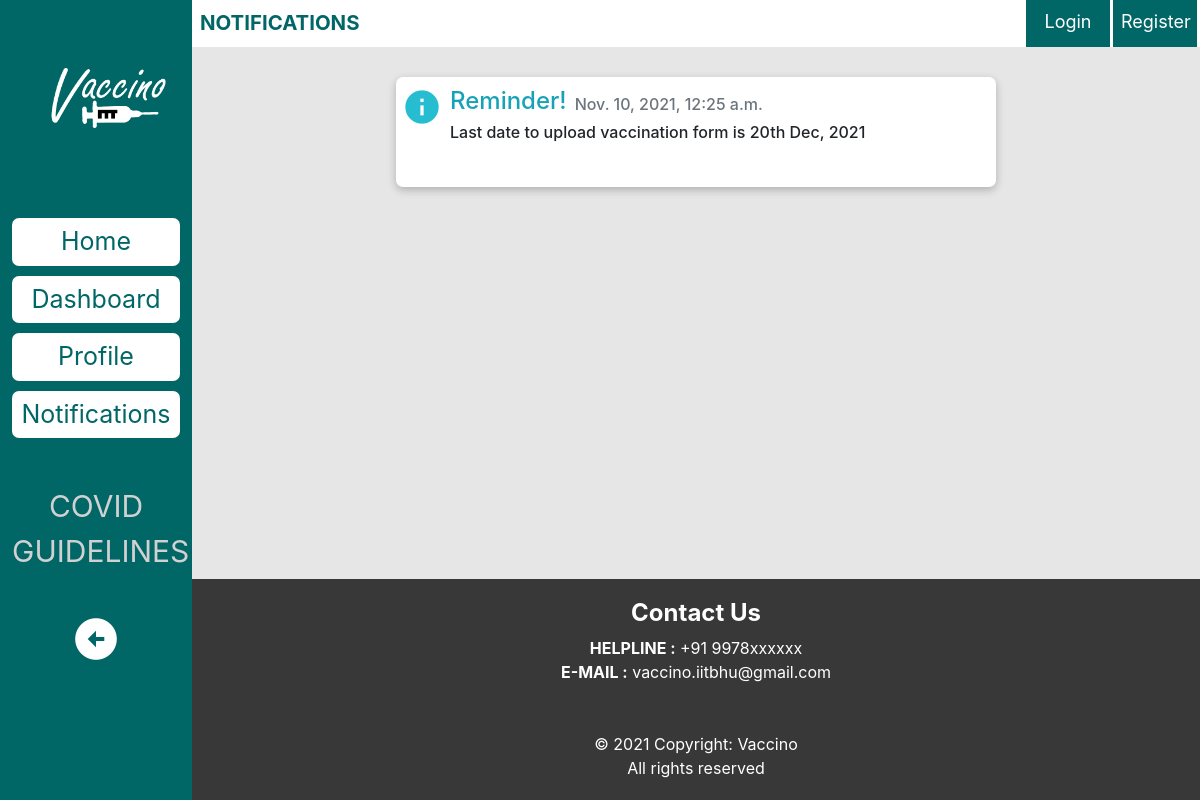
Page /base/notif/ on the committed database.
### base/models.py (models this page shows)
class Notifications(models.Model):
    student2 = models.ForeignKey(User, related_name='student2', on_delete=models.CASCADE, null=True, blank=True)
    message = models.TextField(null=True, blank=True)
    option = models.CharField(max_length=15, blank=True, choices= NOTIF_CHOICES)
    date_notif = models.DateTimeField(null=True, blank=True)

### base/views.py (the view)
# urls.py: path('notif/', views.notif, name='notif'),
def notif(request):
    context = {
        'user_notifs': None,
    }
    user_notifs = Notifications.objects.all().order_by('-date_notif')
    context['user_notifs'] = user_notifs
    return render(request, 'notif.html',context = context)

### base/templates/notif.html
{% extends "base_generic.html" %}
{% load static %}
{% block style %}
<link rel="stylesheet" href="{% static 'css/notif.css' %}">
{% endblock %}
{% block page %}
NOTIFICATIONS
{% endblock%}
{% block content %}
   {% for user_notif in user_notifs %}
      {% if user_notif.student2 == user or not user_notif.student2 %}
      <div class="box">
         {% if user_notif.option == "success" %}
         <i class="material-icons" style="font-size: 40px; color: rgb(0, 202, 27);">check_circle</i>
         {% elif user_notif.option == "error" %}
         <i class="material-icons" style="font-size: 40px; color: red;">warning</i>
         {% elif user_notif.option == "info" %}
         <i class="material-icons" style="font-size: 40px; color: rgb(38, 189, 209);">info</i>
         {% endif %}
         <div class="d-flex flex-column">
            <div class="d-sm-flex">
               {% if user_notif.option == "success" %}
               <div class="h4 ml-2 text-success">Congratulations! </div>
               {% elif user_notif.option == "error" %}
               <div class="h4 ml-2 text-danger">Error! </div>
               {% elif user_notif.option == "info" %}
               <div class="h4 ml-2 text-info">Reminder! </div>
               {% endif %}
               <div class="h6 ml-2 mt-2 text-muted">{{ user_notif.date_notif }}</div>
            </div>
            <div class="h6 ml-2">
               {{ user_notif.message }}
            </div>
         </div>
      </div>
      {% endif %}
   {% endfor %}
{% endblock %}

### static/css/base_generic.css (style rules this page uses)
body { background-color: #e6e6e6; min-height: 100%; position: relative; }

### static/css/notif.css (style rules this page uses)
.box { display: flex; align-self: center; max-width: 600px; min-height: 110px; background-color: white; border-radius: 7px; box-shadow: rgba(0, 0, 0, 0.24) 0px 3px 8px; padding: 10px 6px; margin: 30px auto; }

### rows in the picture
Notifications: option "info" (drawn), date_notif "Nov. 10, 2021, 12:25 a.m.", message "Last date to upload vaccination form is 20th Dec, 2021"
